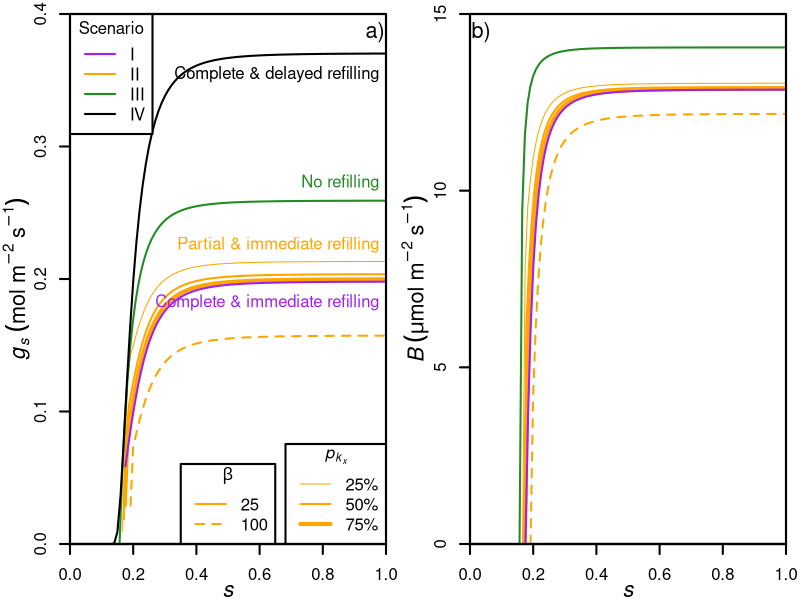

Reproduce this figure in R.

# Data
dataS1 <- read.csv("Data/Scenario 1 - gs(w).csv")
dataS2 <- read.csv("Data/Scenario 2 - gs(w).csv")
dataS3 <- read.csv("Data/Scenario 3 - gs(w).csv")
dataS4 <- read.csv("Data/Scenario 4 - gs(w).csv")

# Figures
Cols <- c("purple", "orange", "forestgreen", "black")
windows(16, 6)
par(mgp=c(2.2, 1, 0), xaxs="i", yaxs="i", lwd=2, mar=c(2.8, 3.5, 0.7, 0.7), mfrow=c(1, 2))
# gs(w)
plot(0, 0, type="n", xaxt="n", yaxt="n", xlab=NA, ylab=NA,
     xlim=c(0, 1), ylim=c(0, 0.4), cex.lab=1.3)

points(subset(dataS2, pkx==0.5 & h3==25, select=c("w", "gs")), type="l", col=Cols[2])
points(subset(dataS2, pkx==0.5 & h3==100, select=c("w", "gs")), type="l", lty=2, col=Cols[2])
points(subset(dataS2, pkx==0.25, select=c("w", "gs")), type="l", lwd=1, col=Cols[2])
points(subset(dataS2, pkx==0.75, select=c("w", "gs")), type="l", lwd=4, col=Cols[2])
points(dataS1, type="l", col=Cols[1])
points(dataS3, type="l", col=Cols[3])
points(dataS4, type="l", col=Cols[4])

text(1*0.965, 0.4*0.965, "a)", cex=1.3)
text(1.01, 0.182, "Complete & immediate refilling", col=Cols[1], cex=1, pos=2)
text(1.01, 0.2255, "Partial & immediate refilling", col=Cols[2], cex=1, pos=2)
text(1.01, 0.2724, "No refilling", col=Cols[3], cex=1, pos=2)
text(1.01, 0.3542, "Complete & delayed refilling", col=Cols[4], cex=1, pos=2)

axis(1, xlim=c(0, 1), pos=0, lwd=2)
mtext(expression(italic(s)),side=1, line=1.85, cex=1.3)
axis(2, ylim=c(0, 0.4), pos=0, lwd=2)
mtext(expression(italic(g[s])~(mol~m^-2~s^-1)),side=2,line=1.8, cex=1.3)
legend("topleft", legend=c("I", "II", "III", "IV"), title="Scenario", lty=1, col=Cols[1:4])
legend("bottom", legend=c("25", "100"), title=expression(beta), lty=c(1, 2), col=Cols[2])
legend("bottomright", legend=c("25%", "50%", "75%"), title=expression(italic(p[k[x]])), lty=1, lwd=c(1, 2, 4), col=Cols[2], bg="white")
box()

# B(w)
plot(0, 0, type="n", xaxt="n", yaxt="n", xlab=NA, ylab=NA,
     xlim=c(0, 1), ylim=c(0, 15), cex.lab=1.3)

points(subset(dataS2, pkx==0.5 & h3==25, select=c("w", "B")), type="l", col=Cols[2])
points(subset(dataS2, pkx==0.5 & h3==100, select=c("w", "B")), type="l", lty=2, col=Cols[2])
points(subset(dataS2, pkx==0.25, select=c("w", "B")), type="l", lwd=1, col=Cols[2])
points(subset(dataS2, pkx==0.75, select=c("w", "B")), type="l", lwd=4, col=Cols[2])
points(subset(dataS1, select=c("w", "B")), type="l", col=Cols[1])
points(subset(dataS3, select=c("w", "A")), type="l", col=Cols[3])

text(1*0.035, 15*0.965, "b)", cex=1.3)
axis(1, xlim=c(0, 1), pos=0, lwd=2)
mtext(expression(italic(s)),side=1, line=1.85, cex=1.3)
axis(2, ylim=c(0, 15), pos=0, lwd=2, at=c(0, 5, 10, 15))
mtext(expression(italic(B)~(mu*mol~m^-2~s^-1)), side=2, line=1.87, cex=1.3)
box()

dev.copy2pdf(file = "Figures/Figure 2.pdf")
